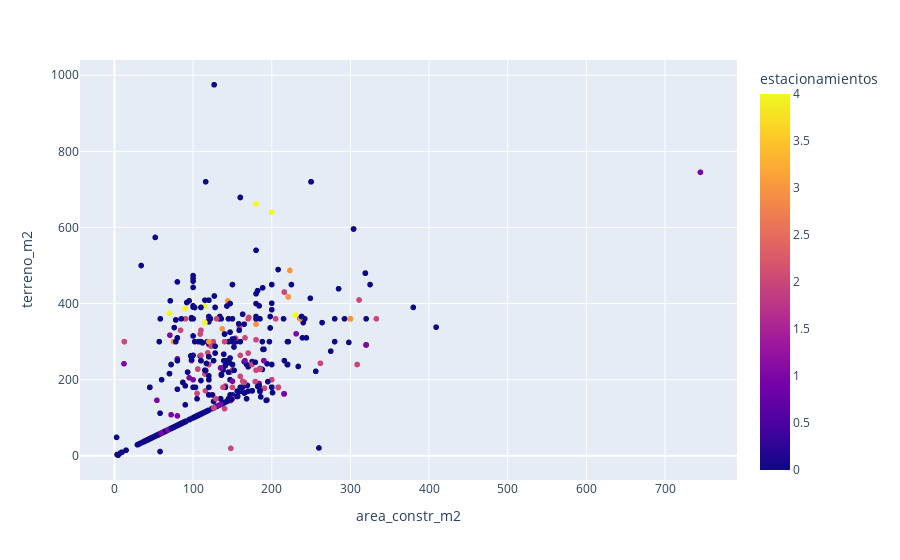

Write notebook code for a chart like this one.
### Code cell
data = df[df['estacionamientos']<5]
px.scatter(data, x='area_constr_m2', y='terreno_m2',color='estacionamientos')

### Figure 1 — Plotly figure (JSON) as saved in the notebook; plotly's stock layout.template omitted (floating-point values rounded to 4 significant figures; data arrays with more than 128 entries replaced by an {"elided": "..."} marker saying what was removed)
{"data": [{"hovertemplate": "area_constr_m2=%{x}<br>terreno_m2=%{y}<br>estacionamientos=%{marker.color}<extra></extra>", "legendgroup": "", "marker": {"color": {"elided": "1435 int values"}, "coloraxis": "coloraxis", "symbol": "circle"}, "mode": "markers", "name": "", "showlegend": false, "type": "scattergl", "x": {"elided": "1435 float values"}, "xaxis": "x", "y": {"elided": "1435 float values"}, "yaxis": "y"}], "layout": {"coloraxis": {"colorbar": {"title": {"text": "estacionamientos"}}, "colorscale": [[0, "#0d0887"], [0.1111, "#46039f"], [0.2222, "#7201a8"], [0.3333, "#9c179e"], [0.4444, "#bd3786"], [0.5556, "#d8576b"], [0.6667, "#ed7953"], [0.7778, "#fb9f3a"], [0.8889, "#fdca26"], [1, "#f0f921"]]}, "legend": {"tracegroupgap": 0}, "margin": {"t": 60}, "xaxis": {"anchor": "y", "domain": [0, 1], "title": {"text": "area_constr_m2"}}, "yaxis": {"anchor": "x", "domain": [0, 1], "title": {"text": "terreno_m2"}}}}
